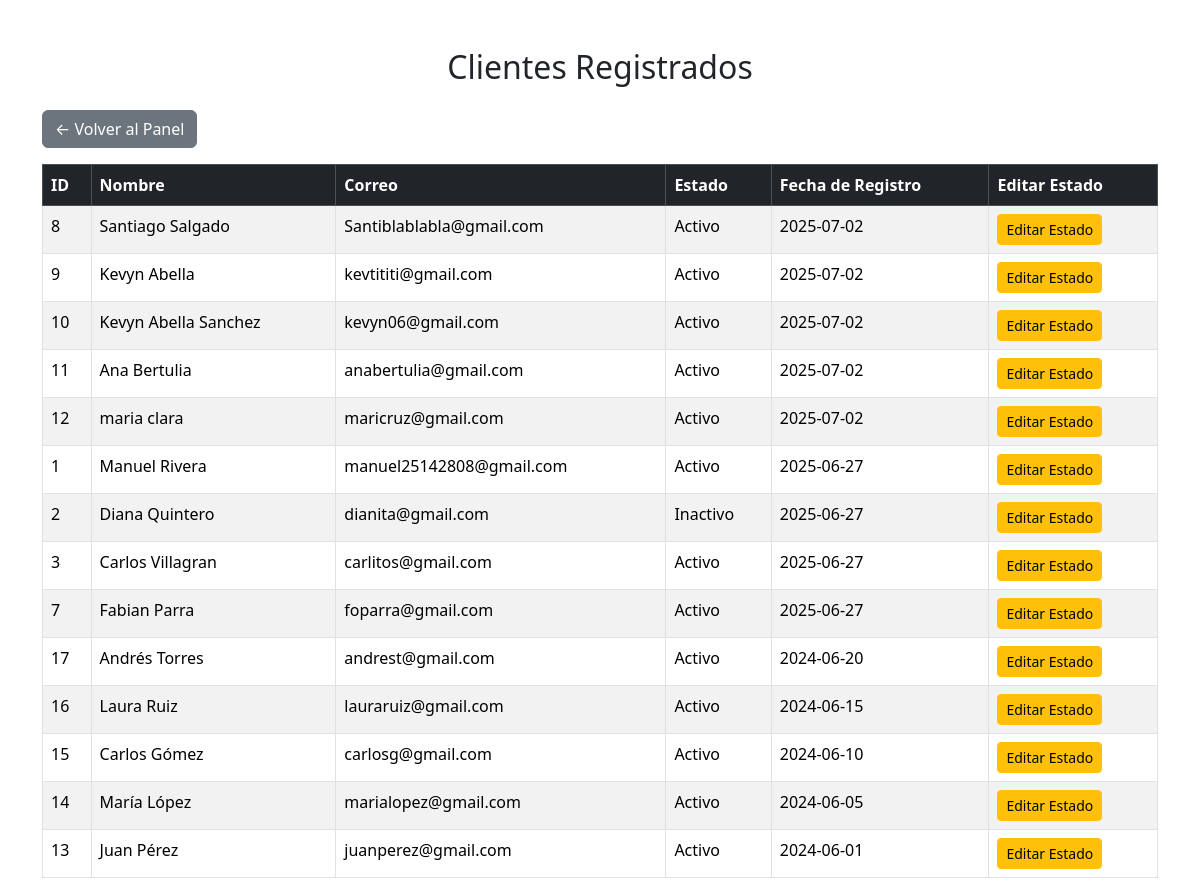
Page /php/consultar_clientes.php (signed in) on the committed database.
### tables this page shows
CREATE TABLE `cliente` (
  `ID_Cliente` int(11) NOT NULL,
  `Nombre` varchar(50) NOT NULL,
  `Correo` varchar(100) NOT NULL,
  `Contrasena` varchar(255) NOT NULL,
  `Fecha_Registro` date NOT NULL,
  `Estado` varchar(20) DEFAULT 'Activo',
  `Documento` varchar(20) NOT NULL,
  `Telefono` varchar(20) NOT NULL
);

### php/consultar_clientes.php (the view, shortened to what this page needs)
<?php
include '../conexion/conexion.php';
?>
<!DOCTYPE html>
<html lang="es">
<head>
  <link rel="stylesheet" href="../Estilos/stilos.css">
  <link href="https://cdn.jsdelivr.net/npm/bootstrap@5.3.7/dist/css/bootstrap.min.css" rel="stylesheet">
</head>
<body>
<div class="container mt-5">
  <h2 class="text-center mb-4">Clientes Registrados</h2>
  <a href="../Paneles/paneladmin.php" class="btn btn-secondary mb-3">← Volver al Panel</a>
  <?php
  $sql = "SELECT * FROM Cliente ORDER BY Fecha_Registro DESC";
  $resultado = $conexion->query($sql);
  if ($resultado->num_rows > 0): ?>
    <table class="table table-bordered table-striped">
      <thead class="table-dark">
        <tr>
          <th>ID</th>
          <th>Nombre</th>
          <th>Correo</th>
          <th>Estado</th>
          <th>Fecha de Registro</th>
          <th>Editar Estado</th>
        </tr>
      </thead>
      <tbody>
        <?php while ($fila = $resultado->fetch_assoc()): ?>
        <tr>
          <td><?= $fila['ID_Cliente'] ?></td>
          <td><?= $fila['Nombre'] ?></td>
          <td><?= $fila['Correo'] ?></td>
          <td><?= $fila['Estado'] ?></td>
          <td><?= $fila['Fecha_Registro'] ?></td>
          <td>
            <a href="editar_clientes.php?id=<?= $fila['ID_Cliente'] ?>" class="btn btn-warning btn-sm">Editar Estado</a>
          </td>
        </tr>
        <?php endwhile; ?>
      </tbody>
    </table>
  <?php else: ?>
    <div class="alert alert-warning">No hay clientes registrados.</div>
  <?php endif; ?>
</div>
</body>
</html>

### Estilos/stilos.css (style rules this page uses)
body { font-family: Arial, sans-serif; background-color: #fff; margin: 0; padding: 0; }

### rows in the picture
cliente: ID_Cliente "8", Nombre "Santiago Salgado", Correo "Santiblablabla@gmail.com", Estado "Activo", Fecha_Registro "2025-07-02"
cliente: ID_Cliente "9", Nombre "Kevyn Abella", Correo "kevtititi@gmail.com", Estado "Activo", Fecha_Registro "2025-07-02"
cliente: ID_Cliente "10", Nombre "Kevyn Abella Sanchez", Correo "kevyn06@gmail.com", Estado "Activo", Fecha_Registro "2025-07-02"
cliente: ID_Cliente "11", Nombre "Ana Bertulia", Correo "anabertulia@gmail.com", Estado "Activo", Fecha_Registro "2025-07-02"
cliente: ID_Cliente "12", Nombre "maria clara", Correo "maricruz@gmail.com", Estado "Activo", Fecha_Registro "2025-07-02"
cliente: ID_Cliente "1", Nombre "Manuel Rivera", Correo "manuel25142808@gmail.com", Estado "Activo", Fecha_Registro "2025-06-27"
cliente: ID_Cliente "2", Nombre "Diana Quintero", Correo "dianita@gmail.com", Estado "Inactivo", Fecha_Registro "2025-06-27"
cliente: ID_Cliente "3", Nombre "Carlos Villagran", Correo "carlitos@gmail.com", Estado "Activo", Fecha_Registro "2025-06-27"
cliente: ID_Cliente "7", Nombre "Fabian Parra", Correo "foparra@gmail.com", Estado "Activo", Fecha_Registro "2025-06-27"
cliente: ID_Cliente "17", Nombre "Andrés Torres", Correo "andrest@gmail.com", Estado "Activo", Fecha_Registro "2024-06-20"
cliente: ID_Cliente "16", Nombre "Laura Ruiz", Correo "lauraruiz@gmail.com", Estado "Activo", Fecha_Registro "2024-06-15"
cliente: ID_Cliente "15", Nombre "Carlos Gómez", Correo "carlosg@gmail.com", Estado "Activo", Fecha_Registro "2024-06-10"
cliente: ID_Cliente "14", Nombre "María López", Correo "marialopez@gmail.com", Estado "Activo", Fecha_Registro "2024-06-05"
cliente: ID_Cliente "13", Nombre "Juan Pérez", Correo "juanperez@gmail.com", Estado "Activo", Fecha_Registro "2024-06-01"
